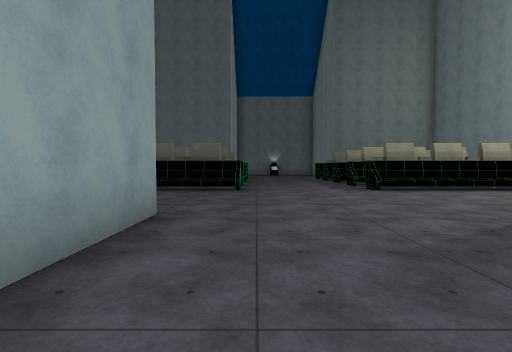
[1] (above)

24 first-person views from a walk through a scene from a Unity 3-D project. The camera is 1.2 m above the floor, tilts 2° down and sees 85° across. The floor is counted in squares, 2 m on a side. Each view is taken from the middle of a square. On the plan, view 1 faces up. The plan holds only what a view shows up to about 9 squares ahead; the rest is blank. The player character is not drawn. Some animated figures are left out. Surface patterns are stand-ins for the level's own textures.

[2]
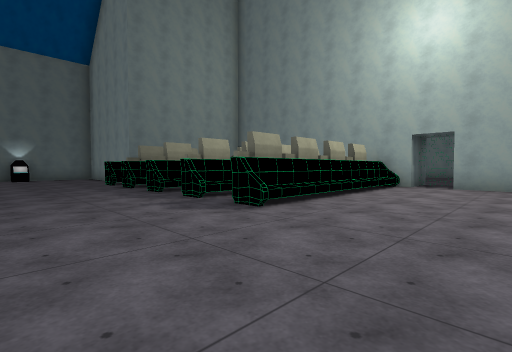

[3]
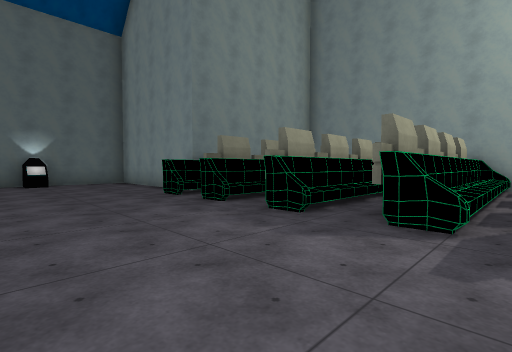

[4]
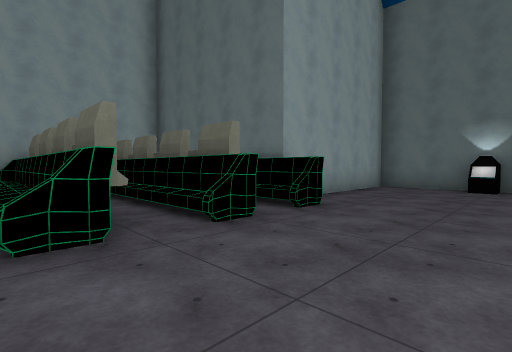

[5]
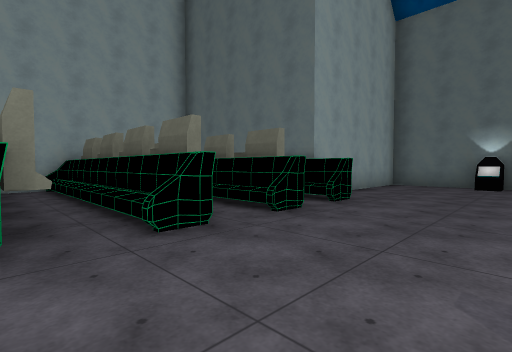

[6]
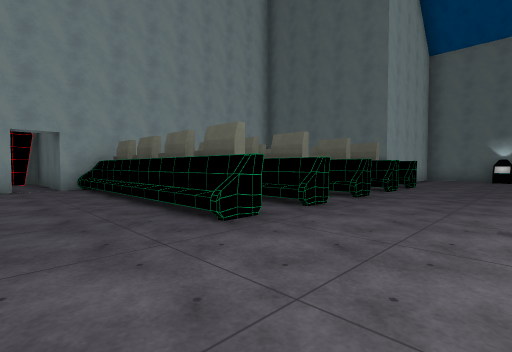

[7]
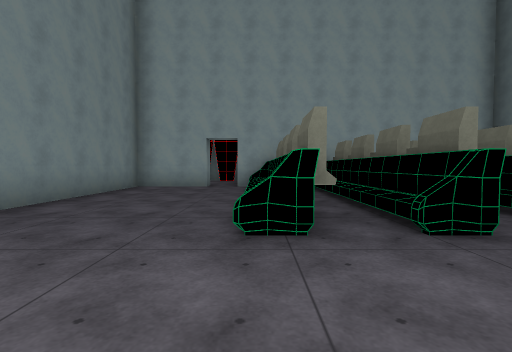

[8]
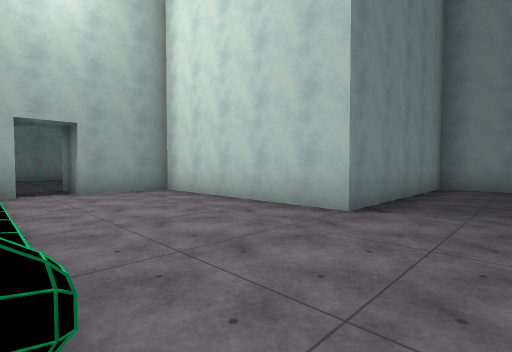

[9]
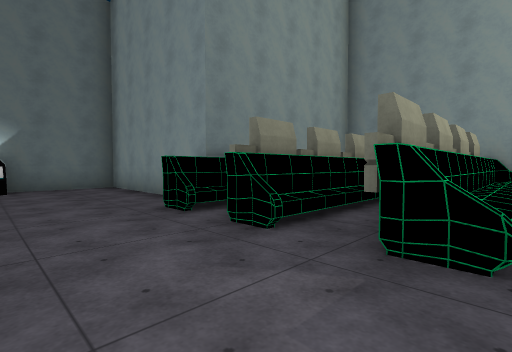

[10]
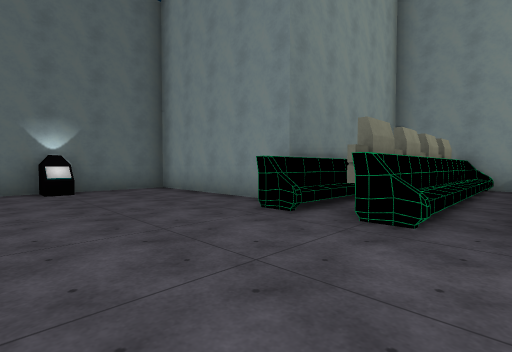

[11]
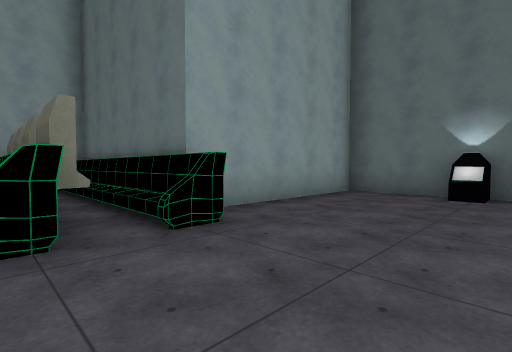

[12]
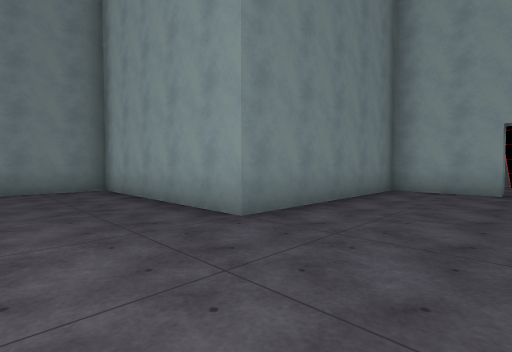

[13]
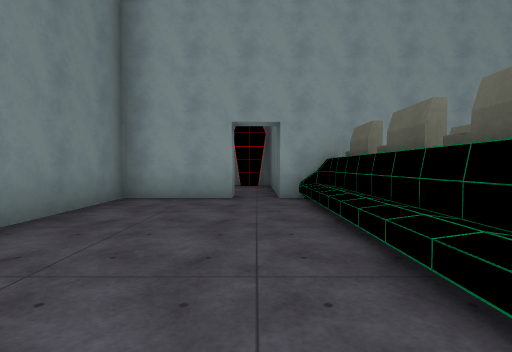

[14]
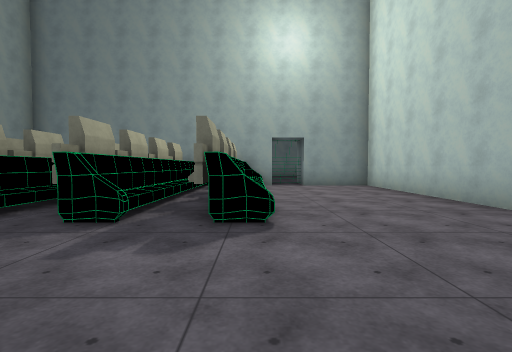

[15]
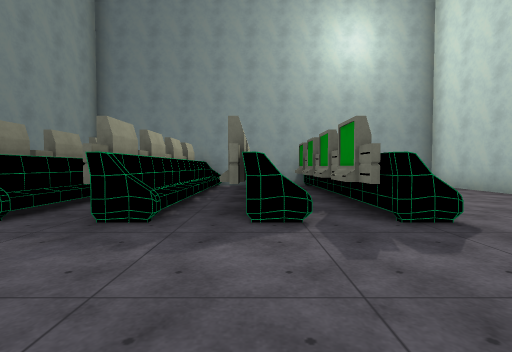

[16]
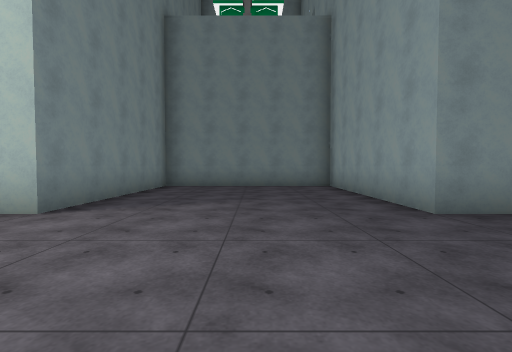

[17]
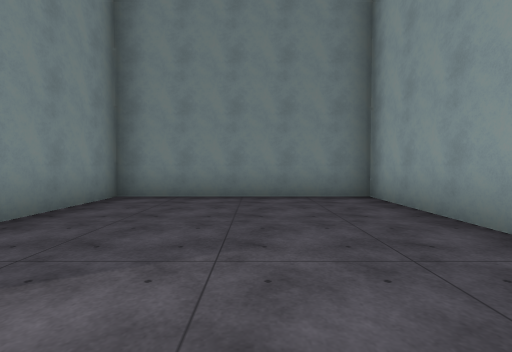

[18]
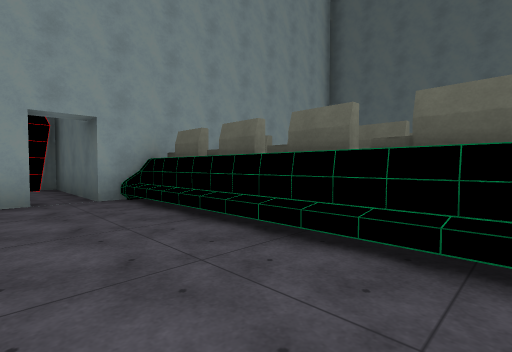

[19]
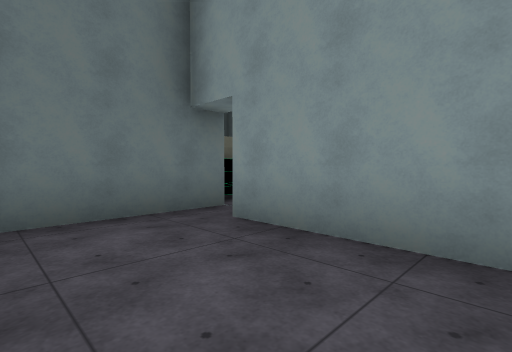

[20]
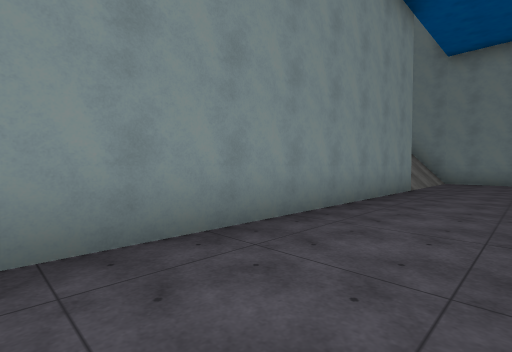

[21]
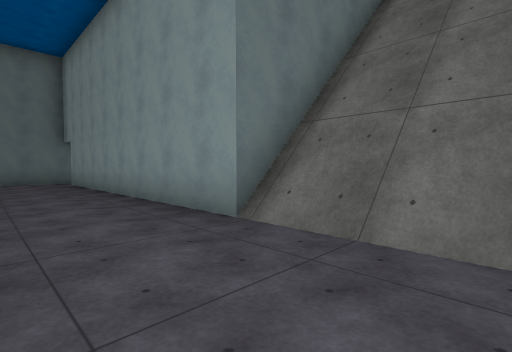

[22]
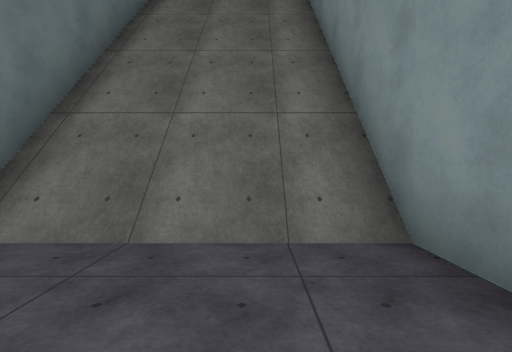

[23]
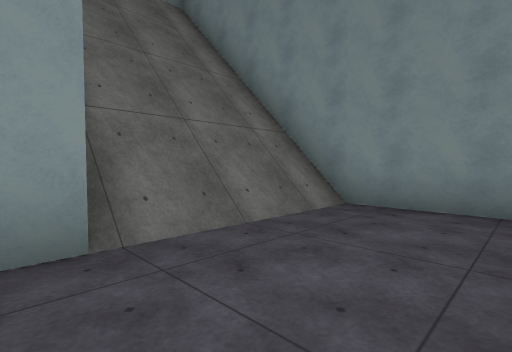

[24]
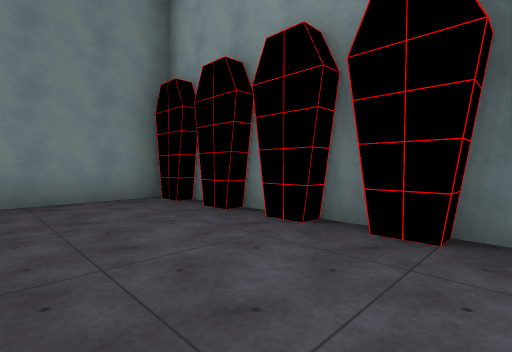

### Floor plan
Key: @ floor where view 1 was taken; # wall or solid block; . floor; / step, stairs or slope; = window, fence, low wall or low ledge; C computer; T terminal; O other object.
Columns run from 10 left of view 1 to 11 right of it. Each row starts with its distance up from view 1.
 19         #######
 18         #..T..#
 17         #.....#
 16         #.....#
 15         #.....#
 14     ######...#######
 13     //////...///   #
 12      CCC/C...#CCC/C#
 11     #CCCCC...CCCCCC#
 10     #####=...###   #
  9     #CCC#C...#CCC###
  8      CCC.C....CCC.C#
  7 #####====#...#=====##
  6 #..................O..
  5 #..#...............##.
  4  ..#...............#
  3  ..######.....######
  2  ...    #.....#
  1  ...    #.....#
  0  ...    #.@...#
 -1 #...    #.....#
 -2 #...#####  O  #
 -3 #../////
 -4 #../////
 -5 #../////
 -6 #../////#
 -7 #########

Positions as (right, up) in squares from view 1, and headings:
1: (0, 0), facing up
2: (0, 4), facing up-right
3: (0, 8), facing up-right
4: (2, 10), facing up-left
5: (2, 9), facing up-left
6: (2, 5), facing up-left
7: (2, 7), facing left
8: (2, 7), facing down-right
9: (1, 10), facing up-right
10: (0, 11), facing up-right
11: (2, 12), facing up-left
12: (1, 6), facing down-left
13: (-1, 6), facing left
14: (0, 7), facing right
15: (0, 9), facing right
16: (1, 7), facing down
17: (1, 4), facing down
18: (-1, 5), facing up-left
19: (-9, 3), facing up-right
20: (-9, 5), facing down-right
21: (-9, -5), facing up-right
22: (-9, -5), facing right
23: (-9, -2), facing down-right
24: (-7, -1), facing down-left
